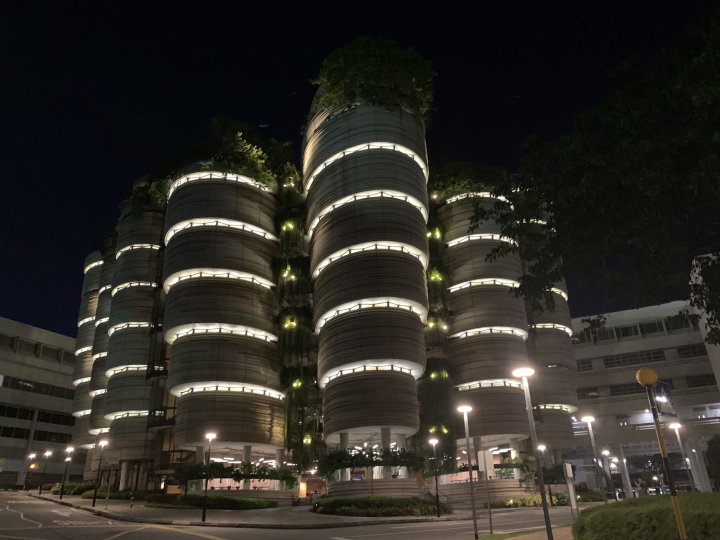
#> input picture low light samples/sample1.png, 1440 x 1080 px, found by its file name (shown at 1/2 size); its folder holds only this picture in this run
$ python Night_Parameter_Tuning.py
#> lines starting #> are read from the running program, lines starting #| are printed output that depends on the picture
import cv2
import os
import numpy as np
from tqdm import tqdm
from skimage.metrics import structural_similarity as ssim

# Path to the folder containing images
folder_path = r"D:\ML projects\Enhancing-Low-light-images\low light samples"

# Get a list of all the image files in the folder
image_files = [f for f in os.listdir(folder_path) if f.endswith(('.png', '.jpg', '.jpeg', '.bmp'))]
total_images = len(image_files)

def Sharp_Img():
    # Use tqdm to create a progress bar with message and percentage
    with tqdm(total=total_images, desc="Processing images") as pbar:
        # Loop through all the image files
        for i, file_name in enumerate(image_files):
            # Load the image
            img_path = os.path.join(folder_path, file_name)
            img1 = cv2.imread(img_path)
#> img1 is the input picture: shape (1080, 1440, 3); mean B, G, R 38, 43.8, 46.4
            img1=cv2.resize(img1,(812,612))
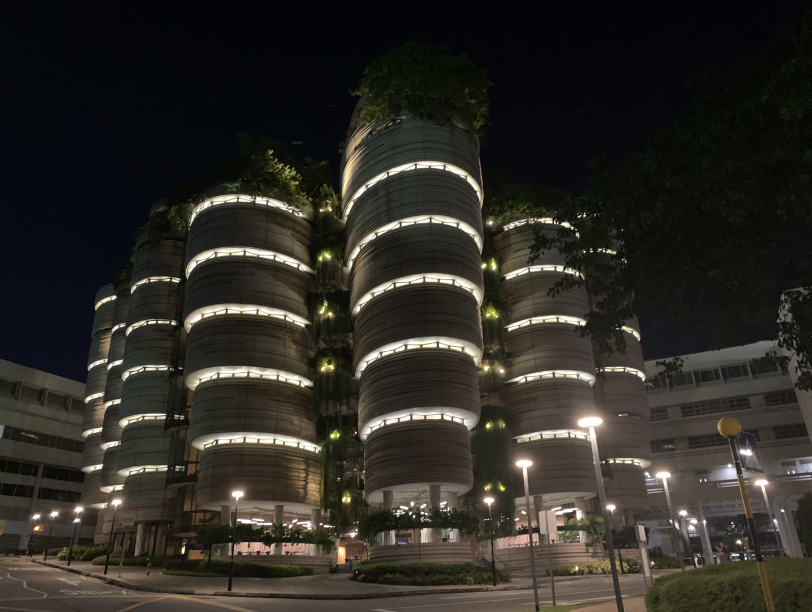
#> img1: shape (612, 812, 3); mean B, G, R 37.9, 43.7, 46.3
            kernel=np.array([[0, -5, 0], [-5, 8, -5], [0, -5, 0]])
            img=cv2.bilateralFilter(img1,2,10,10)

            #Sharpening of image
            gaussian_blur=cv2.GaussianBlur(img,(5,5),2)
            img=cv2.addWeighted(img,1,gaussian_blur,-0.5,0)
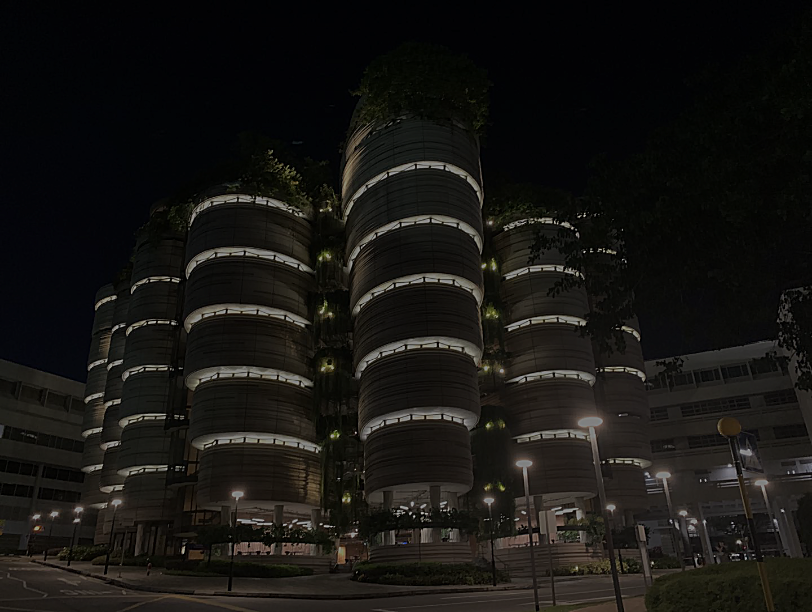
#> img: shape (612, 812, 3); mean B, G, R 19, 21.9, 23.2

            # Calculate the average pixel value
            avg_pixel_value = np.mean(img1)
#> avg_pixel_value = 42.62
            #Apply different conditions for enhancing images as each image has different lighting conditions
            if avg_pixel_value<10:#Very dark image
                matrix=np.ones(img.shape,dtype="uint8")*5
                matrix1=np.ones(img.shape)*3

            elif avg_pixel_value>10 and avg_pixel_value<20:#Medium dark image
                matrix=np.ones(img.shape,dtype="uint8")*3
                matrix1=np.ones(img.shape)*2

            else:
                matrix=np.ones(img.shape,dtype="uint8")*2# rest images
                matrix1=np.ones(img.shape)*2


            #Changing Brightness
            bright=cv2.add(img,matrix)
            dark=cv2.subtract(img,matrix)

            #Changing contrast
            contrast_bright=np.uint8(np.clip(cv2.multiply(np.float64(bright),matrix1),0,255))

            diff_img=cv2.absdiff(contrast_bright,img1)
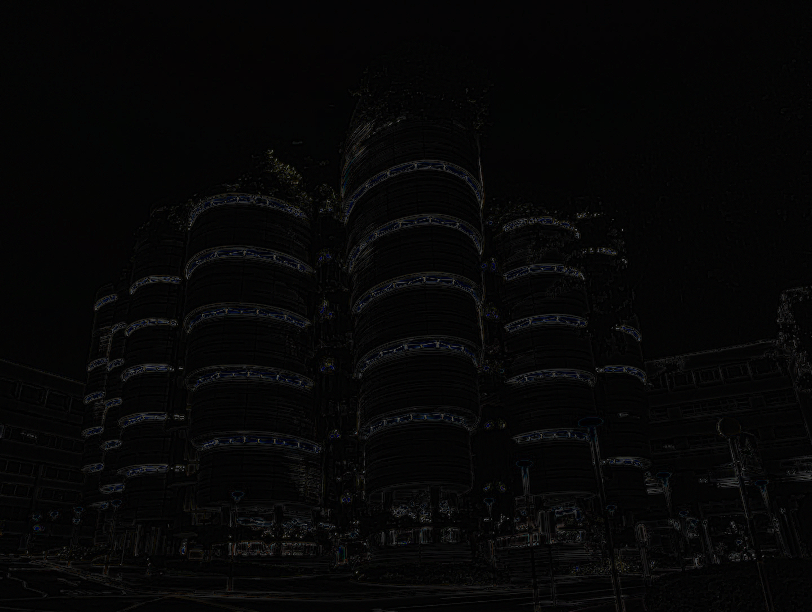
#> diff_img: shape (612, 812, 3); mean B, G, R 6.2, 6.1, 6.2
            Sharp_img=cv2.add(3*diff_img,img1)
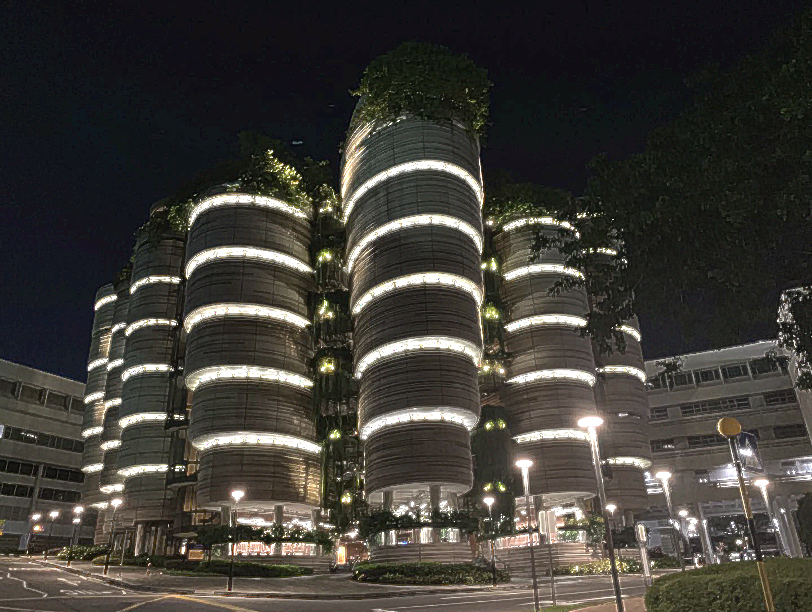
#> Sharp_img: shape (612, 812, 3); mean B, G, R 55.5, 61.2, 63.8
            hsv_img = cv2.cvtColor(Sharp_img, cv2.COLOR_BGR2HSV)
#> hsv_img: shape (612, 812, 3); mean H, S, V 53.5, 63, 66.6

            # Increase the saturation by a factor of 1.3
            hsv_img[..., 1] = np.uint8(np.clip(hsv_img[..., 1] * 1.3,20,150))
#> hsv_img: shape (612, 812, 3); mean H, S, V 53.5, 80.2, 66.6

            # Convert back to original color space
            sat_img = cv2.cvtColor(hsv_img, cv2.COLOR_HSV2BGR)

            # Apply Non-Local Means Denoising
            denoised_img = cv2.fastNlMeansDenoisingColored(sat_img, None, 3, 3, 20, 15)

            output_path=r'D:\ML projects\Enhancing-Low-light-images\enhanced_parameter_tuning'
            out_path = os.path.join(output_path,file_name)

            # result=np.hstack((img1,denoised_img))
            cv2.imwrite(out_path,denoised_img)

            # Update the progress bar
            pbar.update(1)
            pbar.set_postfix_str("{:.1f}%".format((i+1)/total_images*100))
        return None

#Calling the function
Sharp_Img()

$ run again, on low light samples/sample2.png
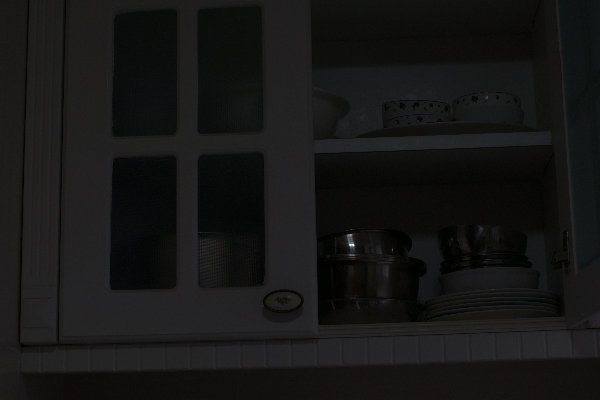
#> input picture low light samples/sample2.png, 600 x 400 px, found by its file name
#> in Sharp_Img, img1 is the input picture: shape (400, 600, 3); mean B, G, R 21.9, 22.3, 22.3
#> in Sharp_Img, `img1=cv2.resize(img1,(812,612))`:
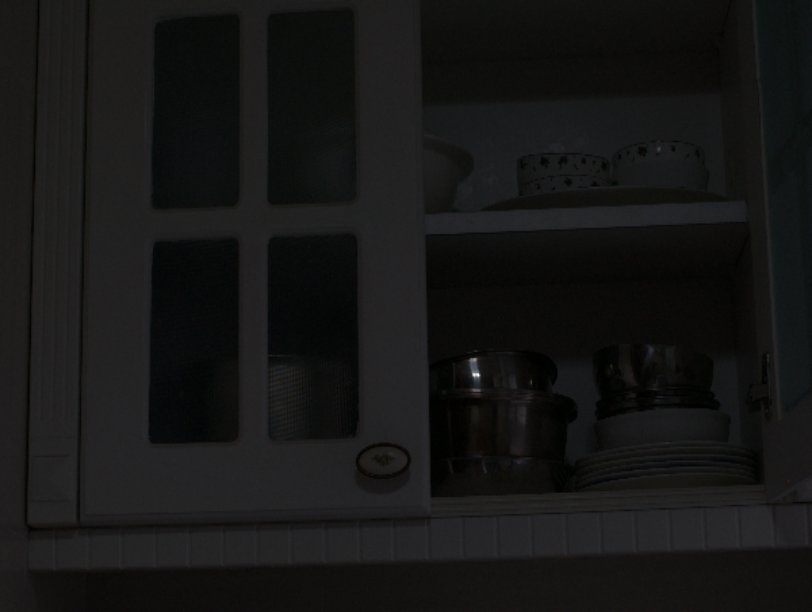
#> img1: shape (612, 812, 3); mean B, G, R 21.8, 22.1, 22.2
#> avg_pixel_value = 22.05
#> in Sharp_Img, `dark=cv2.subtract(img,matrix)`:
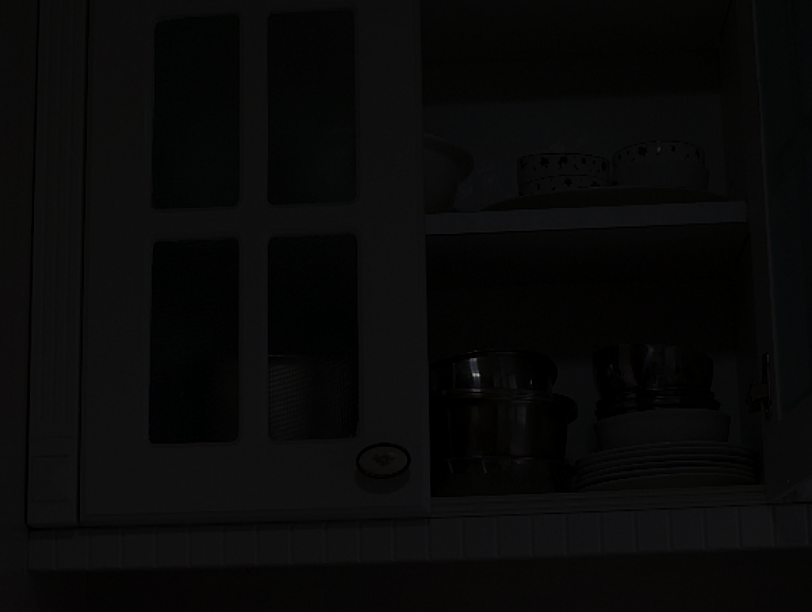
#> dark: shape (612, 812, 3); mean B, G, R 8.9, 9.1, 9.1

$ run again, on low light samples/sample4.png
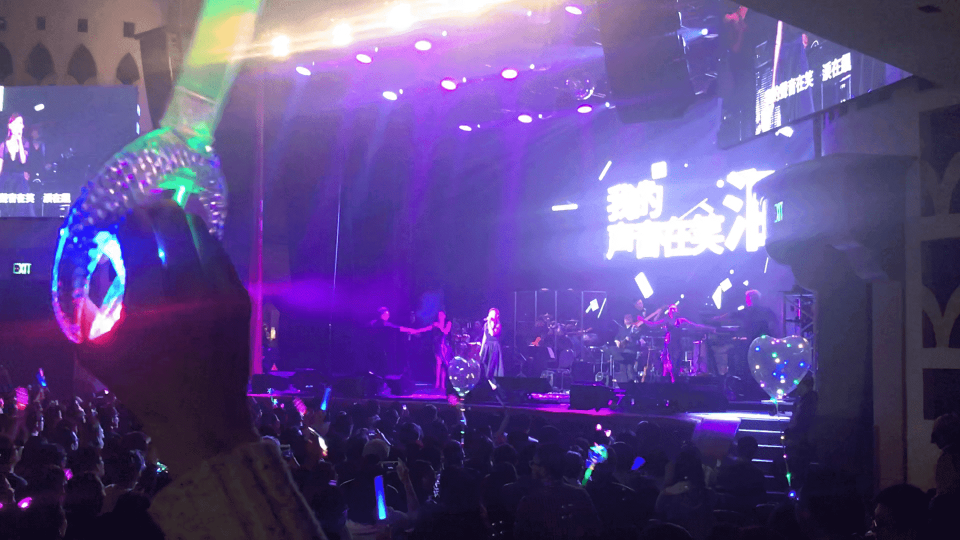
#> input picture low light samples/sample4.png, 1920 x 1080 px, found by its file name (shown at 1/2 size)
#> in Sharp_Img, img1 is the input picture: shape (1080, 1920, 3); mean B, G, R 135.8, 73, 92.7
#> img1: shape (612, 812, 3)
#> avg_pixel_value = 100.4
#> in Sharp_Img, `sat_img = cv2.cvtColor(hsv_img, cv2.COLOR_HSV2BGR)`:
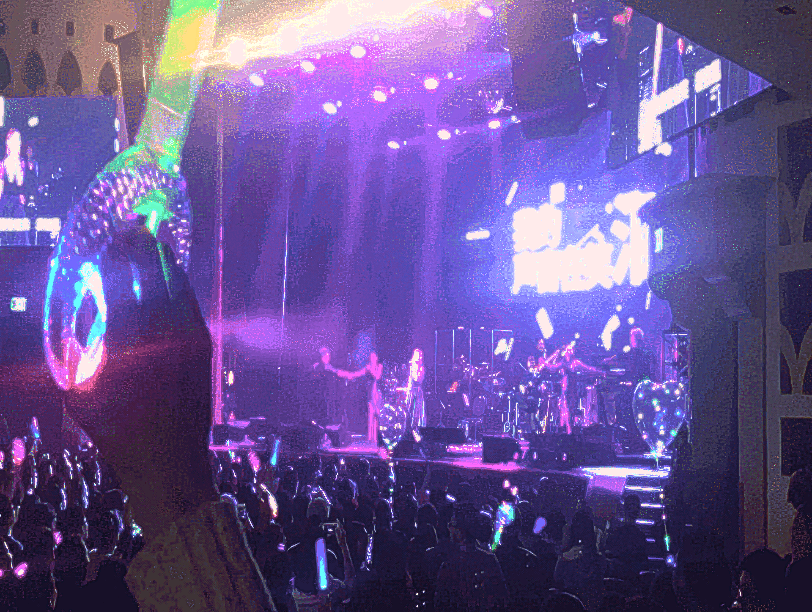
#> sat_img: shape (612, 812, 3); mean B, G, R 148.5, 84, 104.5
